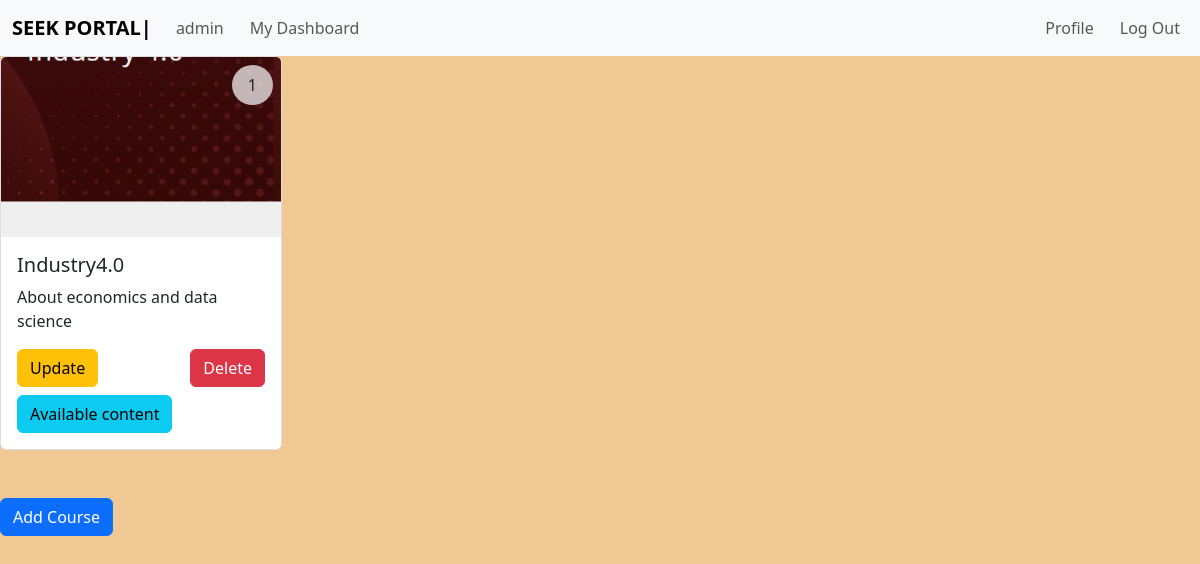
Page /admin (signed in) on the committed database.
### app.py (models this page shows)
class course(db.Model):
    __tablename__="course"
    course_id=db.Column(db.Integer, primary_key=True, autoincrement=True, nullable=False)
    course_name=db.Column(db.String(30), nullable=False)
    course_details = db.Column(db.String(100), nullable=False)
    course_image=db.Column(db.String(50), nullable=False)

### app.py (the view)
@app.route("/admin", methods=["GET", "POST"])
def admin():
    if request.method=="GET":
        if session["logged_in"]:
            usrname=session["usr"]
            adusr=Admin.query.filter_by(ad_username=usrname).first()
            ad_id=adusr.admin_id
            course_details=course.query.all()
            return render_template("admin_dashboard.html", admin_username=usrname, cat_det=course_details)
        else:
            return redirect("/admin_login")

### templates/admin_dashboard.html (shortened to what this page needs)
{% extends "admin_base.html" %}
{% block usrname %}{{ admin_username }}{% endblock%}
{% block content %}
{% if cat_det|length > 0 %}
<link rel="stylesheet" href="\static\css\admin_dashboard.css">
<div class="row">
    {% for course in cat_det %}
    <div class="col-12 col-sm-6 col-md-4 col-lg-3">
        <div class="card mb-4" style="border: 1px solid #ddd;">
            <div class="position-relative">
                <span class="course-index position-absolute top-0 end-0 m-2">{{ loop.index }}</span>
                <img src="/static/images/{{ course['course_image'] }}" class="card-img-top" alt="{{ course['course_name'] }}">
            </div>
            <div class="card-body">
                <h5 class="card-title">{{ course['course_name'] }}</h5>
                <p class="card-text">{{ course['course_details'] }}</p>
                <div class="d-flex justify-content-between">
                    <a href="/admin/{{ course['course_id'] }}/update" class="btn btn-warning" type="submit">Update</a>
                    <a href="/admin/{{ course['course_id'] }}/delete" class="btn btn-danger" type="submit">Delete</a>
                </div>
                <div>
                    <a href="/admin/{{ course['course_id'] }}/contents" class="btn btn-info mt-2" type="submit">Available content</a>
                </div>
            </div>
        </div>
    </div>
    {% endfor %}
</div>
{% endif %}
<div class="mt-4">
    <a href="/admin/create_course" class="btn btn-primary" type="submit">Add Course</a>
</div>
{% endblock %}

### static/css/flash_messages.css (style rules this page uses)
.sinky { background-color: rgb(240, 200, 148); }

### static/css/admin_dashboard.css (style rules this page uses)
.card-img-top { width: 100%; height: 180px; object-fit: cover; }
.position-relative { overflow: hidden; }
.course-index { background: rgba(255, 255, 255, 0.7); padding: 0.5rem 1rem; border-radius: 50%; }

### rows in the picture
course: course_image (picture), course_name "Industry4.0", course_details "About economics and data science"

### other values in the picture
{{ admin_username }} "admin"
